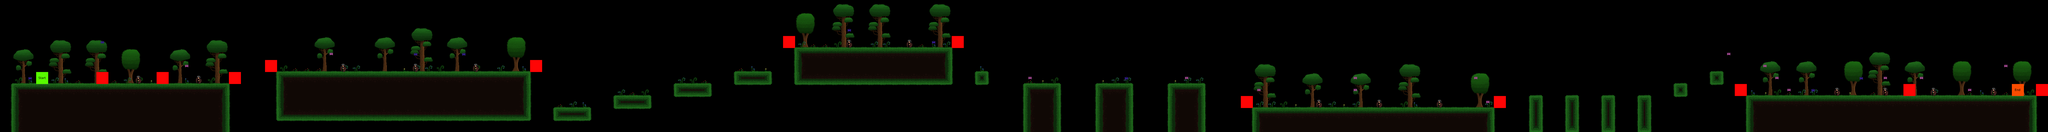

A 2D game scene composited from a Tiled map and its tileset images. What follows is a short description and the map's XML, with each tile layer's data collapsed to a summary:
An orthogonal 170x11 tile map with 64x64 px tiles, 8 tile layers (bg_trees, terrain, grass, flowers, ...), 7 tilesets.

<map version="1.10" tiledversion="1.10.2" orientation="orthogonal" renderorder="right-down" width="170" height="11" tilewidth="64" tileheight="64" infinite="0" nextlayerid="9" nextobjectid="1">
 <editorsettings>
  <export target="../5/Level_6.csv" format="csv" />
 </editorsettings>
 <tileset firstgid="1" source="../tilesets/terrain_tiles.tsx" />
 <tileset firstgid="17" source="../tilesets/grass_tiles.tsx" />
 <tileset firstgid="21" source="../tilesets/flowers_tiles.tsx" />
 <tileset firstgid="26" source="../tilesets/bg_trees_tiles.tsx" />
 <tileset firstgid="29" source="../tilesets/butterflies_tiles.tsx" />
 <tileset firstgid="31" source="../tilesets/enemy_tiles.tsx" />
 <tileset firstgid="33" source="../tilesets/player_tiles.tsx" />
 <layer id="4" name="bg_trees" width="170" height="11">
  <data>[1870 cells, 27 non-empty, 3 distinct tile ids]</data>
 </layer>
 <layer id="1" name="terrain" width="170" height="11">
  <data>[1870 cells, 370 non-empty, 16 distinct tile ids]</data>
 </layer>
 <layer id="2" name="grass" width="170" height="11">
  <data>[1870 cells, 267 non-empty, 4 distinct tile ids]</data>
 </layer>
 <layer id="3" name="flowers" width="170" height="11">
  <data>[1870 cells, 84 non-empty, 5 distinct tile ids]</data>
 </layer>
 <layer id="5" name="butterflies" width="170" height="11">
  <data>[1870 cells, 28 non-empty, 2 distinct tile ids]</data>
 </layer>
 <layer id="6" name="enemy" width="170" height="11">
  <data>[1870 cells, 14 non-empty, 1 distinct tile ids]</data>
 </layer>
 <layer id="7" name="constraints" width="170" height="11">
  <data>[1870 cells, 12 non-empty, 1 distinct tile ids]</data>
 </layer>
 <layer id="8" name="player" width="170" height="11">
  <data>[1870 cells, 2 non-empty, 2 distinct tile ids]</data>
 </layer>
</map>
